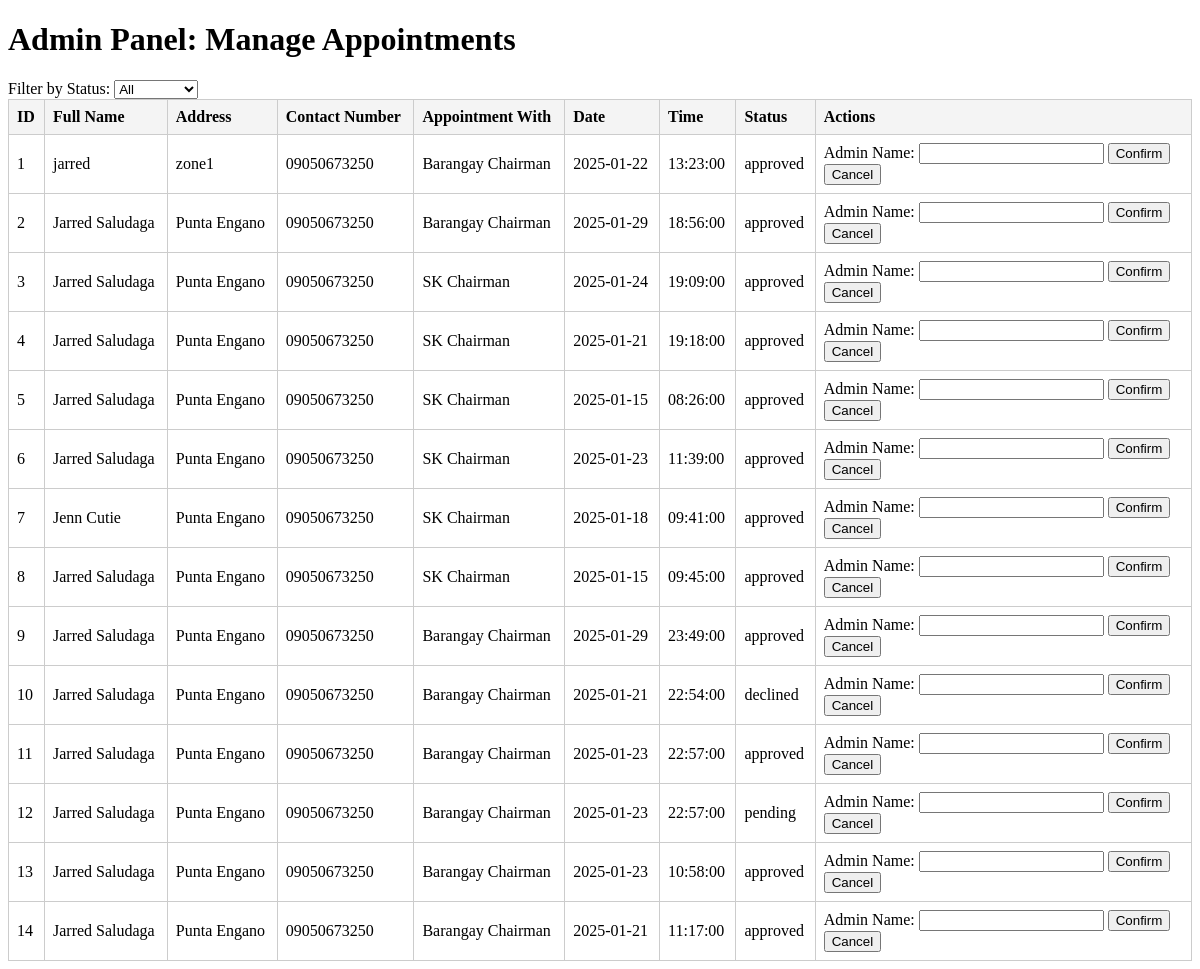
The app's page /Admin/appointmentandapplication.php (signed in) with its own data.
### tables this page shows
CREATE TABLE `appointments` (
  `id` int(11) NOT NULL,
  `user_id` int(11) NOT NULL,
  `full_name` varchar(255) NOT NULL,
  `address` text NOT NULL,
  `contact_number` varchar(15) NOT NULL,
  `appointment_with` enum('Barangay Chairman','SK Chairman') NOT NULL,
  `date` date NOT NULL,
  `time` time NOT NULL,
  `status` enum('pending','approved','declined','completed') DEFAULT 'pending',
  `created_at` timestamp NOT NULL DEFAULT current_timestamp(),
  `updated_at` timestamp NOT NULL DEFAULT current_timestamp() ON UPDATE current_timestamp()
);

### Admin/appointmentandapplication.php (the view, shortened to what this page needs)
<?php
$conn = new mysqli('sql108.infinityfree.com', 'if0_38046482', 'kmMN1faknH', 'if0_38046482_barangay_labogon');
$filter_query = "SELECT * FROM appointments";
$result = $conn->query($filter_query);
?>
<!DOCTYPE html>
<html lang="en">
<head>
</head>
<body>
    <h1>Admin Panel: Manage Appointments</h1>
    <form method="GET" action="">
        <label for="filter_status">Filter by Status:</label>
        <select id="filter_status" name="filter_status" onchange="this.form.submit()">
            <option value="">All</option>
        </select>
    </form>
    <table class="table">
        <thead>
            <tr>
                <th>ID</th>
                <th>Full Name</th>
                <th>Address</th>
                <th>Contact Number</th>
                <th>Appointment With</th>
                <th>Date</th>
                <th>Time</th>
                <th>Status</th>
                <th>Actions</th>
            </tr>
        </thead>
        <tbody>
            <?php while ($appointment = $result->fetch_assoc()): ?>
                <tr>
                    <td><?php echo htmlspecialchars($appointment['id']); ?></td>
                    <td><?php echo htmlspecialchars($appointment['full_name']); ?></td>
                    <td><?php echo htmlspecialchars($appointment['address']); ?></td>
                    <td><?php echo htmlspecialchars($appointment['contact_number']); ?></td>
                    <td><?php echo htmlspecialchars($appointment['appointment_with']); ?></td>
                    <td><?php echo htmlspecialchars($appointment['date']); ?></td>
                    <td><?php echo htmlspecialchars($appointment['time']); ?></td>
                    <td><?php echo htmlspecialchars($appointment['status']); ?></td>
                    <td>
                        <form method="POST" action="">
                            <label for="admin_name">Admin Name:</label>
                            <input type="text" id="admin_name" name="admin_name" required>
                            <button type="submit" name="confirm_appointment">Confirm</button>
                        </form>
                         <form method="POST" action="" style="display: inline;">
                            <button type="submit" name="delete_appointment" onclick="return confirm('Are you sure you want to cancel this appointment?');">Cancel</button>
                        </form>
                    </td>
                </tr>
            <?php endwhile; ?>
        </tbody>
    </table>
</body>
</html>

### Admin/appointmentandapplication.php (style rules this page uses)
.table { width: 100%; border-collapse: collapse; }
.table th, .table td { border: 1px solid #ccc; padding: 8px; text-align: left; }
.table th { background-color: #f4f4f4; }

### records on screen
appointments: id "1", full_name "jarred", address "zone1", contact_number "09050673250", appointment_with "Barangay Chairman", date "2025-01-22", time "13:23:00", status "approved"
appointments: id "2", full_name "Jarred Saludaga", address "Punta Engano", contact_number "09050673250", appointment_with "Barangay Chairman", date "2025-01-29", time "18:56:00", status "approved"
appointments: id "3", full_name "Jarred Saludaga", address "Punta Engano", contact_number "09050673250", appointment_with "SK Chairman", date "2025-01-24", time "19:09:00", status "approved"
appointments: id "4", full_name "Jarred Saludaga", address "Punta Engano", contact_number "09050673250", appointment_with "SK Chairman", date "2025-01-21", time "19:18:00", status "approved"
appointments: id "5", full_name "Jarred Saludaga", address "Punta Engano", contact_number "09050673250", appointment_with "SK Chairman", date "2025-01-15", time "08:26:00", status "approved"
appointments: id "6", full_name "Jarred Saludaga", address "Punta Engano", contact_number "09050673250", appointment_with "SK Chairman", date "2025-01-23", time "11:39:00", status "approved"
appointments: id "7", full_name "Jenn Cutie", address "Punta Engano", contact_number "09050673250", appointment_with "SK Chairman", date "2025-01-18", time "09:41:00", status "approved"
appointments: id "8", full_name "Jarred Saludaga", address "Punta Engano", contact_number "09050673250", appointment_with "SK Chairman", date "2025-01-15", time "09:45:00", status "approved"
appointments: id "9", full_name "Jarred Saludaga", address "Punta Engano", contact_number "09050673250", appointment_with "Barangay Chairman", date "2025-01-29", time "23:49:00", status "approved"
appointments: id "10", full_name "Jarred Saludaga", address "Punta Engano", contact_number "09050673250", appointment_with "Barangay Chairman", date "2025-01-21", time "22:54:00", status "declined"
appointments: id "11", full_name "Jarred Saludaga", address "Punta Engano", contact_number "09050673250", appointment_with "Barangay Chairman", date "2025-01-23", time "22:57:00", status "approved"
appointments: id "12", full_name "Jarred Saludaga", address "Punta Engano", contact_number "09050673250", appointment_with "Barangay Chairman", date "2025-01-23", time "22:57:00", status "pending"
appointments: id "13", full_name "Jarred Saludaga", address "Punta Engano", contact_number "09050673250", appointment_with "Barangay Chairman", date "2025-01-23", time "10:58:00", status "approved"
appointments: id "14", full_name "Jarred Saludaga", address "Punta Engano", contact_number "09050673250", appointment_with "Barangay Chairman", date "2025-01-21", time "11:17:00", status "approved"
